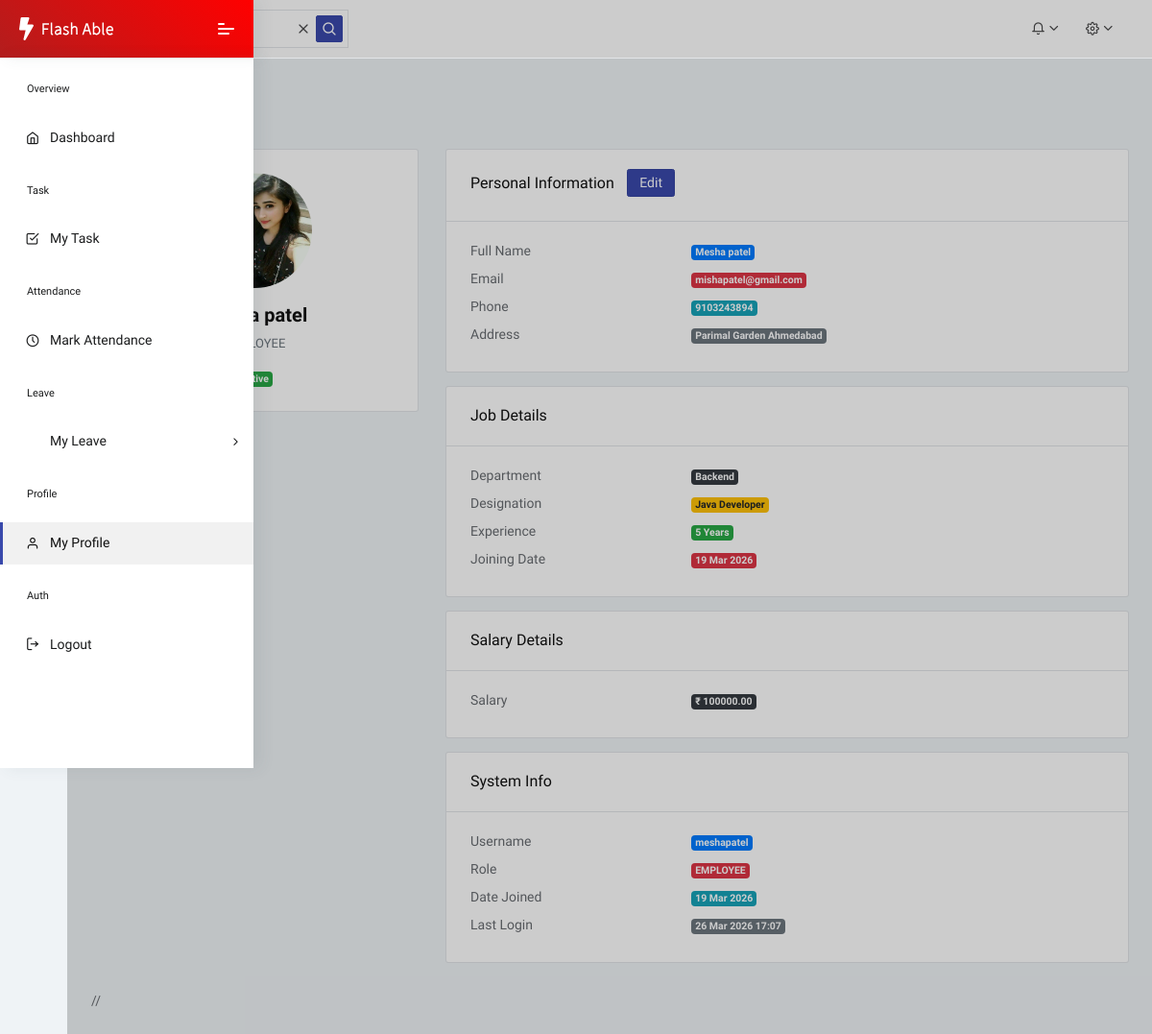
Page /employee_profile/ (signed in) on the earlier database version.
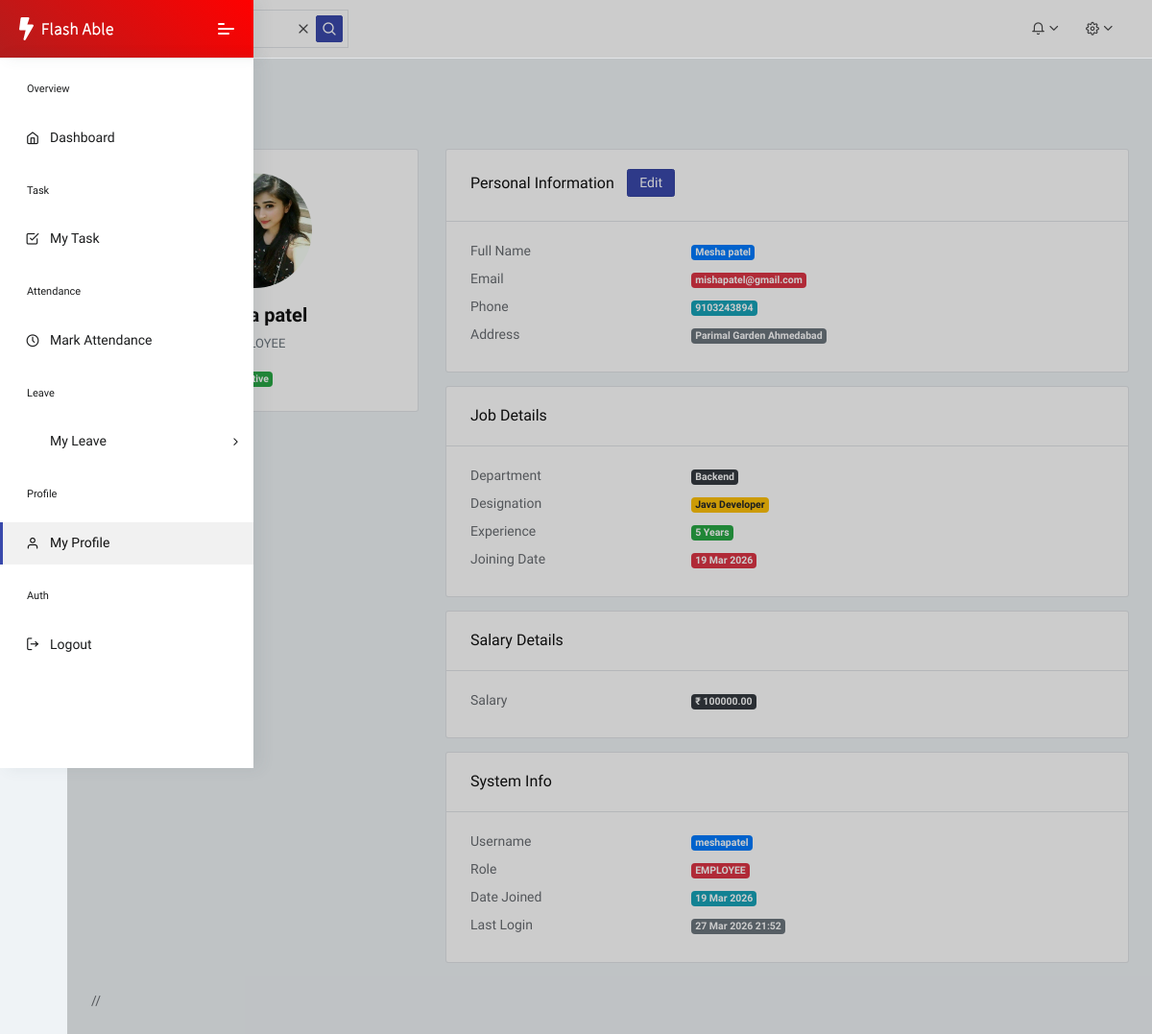
Same page on the later database version.
### core/models.py (models this page shows, shortened)
class User(AbstractUser):
    ROLE_CHOICES = [
        ("ADMIN", "Admin"),
        ("EMPLOYEE", "Employee"),
    ]
    role = models.CharField(max_length=20, choices=ROLE_CHOICES)
    phone = models.CharField(max_length=15, blank=True)
    address = models.TextField(blank=True)
    email = models.EmailField(unique = True)
    is_active = models.BooleanField(default=True)
    profile_pic = models.ImageField(
        upload_to="profile_pics/",
        default="profile_pics/default.png",
        blank=True
    )
    otp = models.IntegerField(null=True, blank=True)
    otp_created_at = models.DateTimeField(null=True,blank=True)
    otp_attempts = models.IntegerField(default=0)

### core/views.py (the view)
# urls.py: path('employee_profile/', views.employee_profile, name='employee-profile'),
@login_required
def employee_profile(request):
    user = request.user
    if user.role != "EMPLOYEE":
        return redirect('admin-dashboard')
    profile = EmployeeProfile.objects.filter(user=user).first()
    context = {
        'user' : user,
        'profile' : profile
    }
    return render(request,'profile/Employee_profile.html',context)

### core/templates/profile/Employee_profile.html (shortened to what the changed rows need)
{% extends 'dashboard/Employee_Dashboard.html' %}
{% load static %}
{% block mein %}
 <div class="pcoded-main-container">
    <div class="pcoded-wrapper">
        <div class="pcoded-content">
            <div class="pcoded-inner-content">
                <div class="main-body">
                    <div class="page-wrapper">
                            <div class="row">
                                <div class="col-md-4">
                                    <div class="card text-center p-4">
                                        {% if user.profile_pic %}
                                            <img src="{{ user.profile_pic.url }}"
                                                class="rounded-circle mx-auto mb-3"
                                                width="120" height="120">
                                            {% else %}
                                            <img src="{% static 'images/default.png' %}"
                                                class="rounded-circle mx-auto mb-3"
                                                width="120" height="120">
                                            {% endif %}
                                    <h4>{{ user.first_name }} {{ user.last_name }}</h4>
                                    <p class="text-muted">{{ user.role }}</p>
                                    <div class="md-1">
                                        <span class="badge badge-success fw-bold">
                                          </span>
                                      </div>
                                    </div>
                                </div>
                                <div class="col-md-8">
                                    <div class="card mb-3">
                                      <div class="card-body">
                                        <div class="row mb-2">
                                          <div class="col-sm-8">
                                            <span class="badge badge-primary">
                                            {{ request.user.first_name }} {{ request.user.last_name }}
                                            </span>
                                          </div>
                                        </div>
                                        <div class="row mb-2">
                                          <div class="col-sm-8">
                                            <span class="badge badge-danger">
                                            {{ request.user.email }}
                                            </span>
                                          </div>
                                        </div>
                                        <div class="row mb-2">
                                          <div class="col-sm-8">
                                            <span class="badge badge-info">
                                            {{ request.user.phone|default:"Not Added" }}
                                            </span>
                                          </div>
                                        </div>
                                        <div class="row mb-2">
                                          <div class="col-sm-8">
                                            <span class="badge badge-secondary">
                                            {{ request.user.address|default:"Not Added" }}
                                            </span>
                                          </div>
                                        </div>
                                      </div>
                                    </div>
                                    <div class="card">
                                      <div class="card-body">
                                        <div class="row mb-2">
                                          <div class="col-sm-8">
                                            <span class="badge badge-primary">
                                              {{ request.user.username }}
                                            </span>
                                          </div>
                                        </div>
                                        <div class="row mb-2">
                                          <div class="col-sm-8">
                                            <span class="badge badge-danger">
                                            {{ request.user.role }}
                                          </span>
                                          </div>
                                        </div>
                                        <div class="row mb-2">
                                          <div class="col-sm-8">
                                            <span class="badge badge-info">
                                            {{ request.user.date_joined|date:"d M Y" }}
                                            </span>
                                          </div>
                                        </div>
                                        <div class="row mb-2">
                                          <div class="col-sm-8">
                                            <span class="badge badge-secondary">
                                            {{ request.user.last_login|date:"d M Y H:i" }}
                                            </span>
                                          </div>
                                        </div>
                                      </div>
                                    </div>
                                  </div>
                            </div>//
                    </div>
                </div>
            </div>
        </div>
    </div>
</div>
{% endblock %}

Differences in the rows shown:
changed User "patel": user.last_login "26 Mar 2026 17:07" → "27 Mar 2026 21:52"
